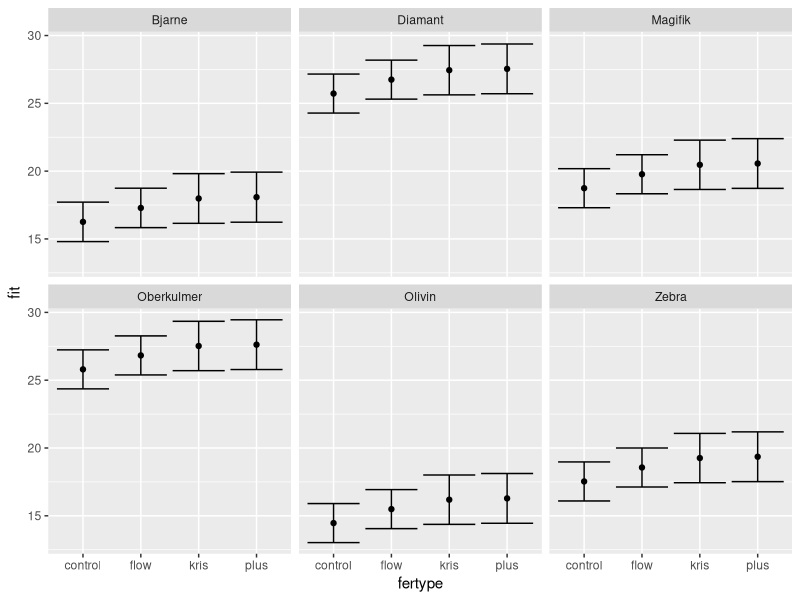

R code for this plot:
## ---- chunk 1
knitr::opts_chunk$set(echo = TRUE)
## ---- chunk 2
rm(list = ls(all = TRUE)) # Clear all objects from the memory (good idea to start all scripts with this).
wheat = read.csv("wheatlings_bio2150_F18.csv", stringsAsFactors = TRUE)

C10 = wheat[wheat$conc %in% c("C10","C0"),]
summary(C10)
with(C10, table(student_gr, fertype))
with(C10, table(variety, fertype))
## ---- chunk 3
# Fitting alternative models

fit_int_sg = lm(length ~ variety*fertype + student_gr, C10)
fit_ad_sg = lm(length ~ variety + fertype + student_gr, C10)
fit_int = lm(length ~ variety*fertype, C10)
fit_ad = lm(length ~ variety + fertype, C10)

model_tab = AIC(fit_int_sg, fit_ad_sg, fit_int, fit_ad)

model_tab$n_parameters = c(
  length(coef(fit_int_sg)),
  length(coef(fit_ad_sg)),
  length(coef(fit_int)),
  length(coef(fit_ad))
) + 1 # + 1 because the residual standard deviation is not included in the vector given by coef()

model_tab$r_sq = c(
  summary(fit_int_sg)$r.squared,
  summary(fit_ad_sg)$r.squared,
  summary(fit_int)$r.squared,
  summary(fit_ad)$r.squared
)

model_tab$adj_r_sq = c(
  summary(fit_int_sg)$adj.r.squared,
  summary(fit_ad_sg)$adj.r.squared,
  summary(fit_int)$adj.r.squared,
  summary(fit_ad)$adj.r.squared
)

n = nrow(wheat)
k = model_tab$n_parameters
model_tab$AICc = model_tab$AIC + (2*k^2+2*k)/(n-k-1)

model_tab[order(model_tab$AICc),]

summary(fit_ad_sg)
## ---- chunk 4
summary(fit_ad)
## ---- chunk 5
Newdata = expand.grid(variety = unique(C10$variety), fertype = unique(C10$fertype), student_gr = "gr_9")
Pred = cbind(Newdata, predict(fit_ad_sg, newdata = Newdata, interval = "confidence"))

library(ggplot2)
ggplot(data = Pred, aes(x=fertype, y=fit)) +
    geom_point() +
    geom_errorbar(aes(ymin=lwr, ymax=upr)) +
    facet_wrap(~variety)
## ---- chunk 6
(point_est = coef(fit_ad_sg)["fertypeplus"])
se = sqrt(vcov(fit_ad_sg)["fertypeplus", "fertypeplus"])

# 95% confidence interval
point_est + c(-2,2)*se
## ---- chunk 7
confint(fit_ad_sg)["fertypeplus",]
## ---- chunk 8
est = coef(fit_ad_sg)

# Point estimate of difference:
est["fertypeplus"] - est["fertypeflow"]

# contrast vector
x = rep(0, length(est))
names(x) = names(est)
x["fertypeflow"] = -1
x["fertypeplus"] = 1

# point estimate (check)
(point_estimate = coef(fit_ad_sg) %*% x)

# standard error
SE = sqrt(x %*% vcov(fit_ad_sg) %*% x)

# 95% confidence interval
point_estimate[1,1] + c(-2,2)*SE[1,1]
## ---- chunk 9
beta = coef(fit_ad_sg)
Sigma = vcov(fit_ad_sg)

# For Bjarne
(est = beta[9]/(beta[1] + beta[20])*100)
x = rep(0, length(beta))
x[1] = x[20] = -100*beta[9]/(beta[1] + beta[20])^2 
x[9] = 100/(beta[1] + beta[20])
se = sqrt(x %*% Sigma %*% x)
# Approximate 95% c.i.
est + c(-2,2)*se[1,1]

# For Oberkulmer
(est = beta[9]/(beta[1]+ beta[4] + beta[20])*100)
x = rep(0, length(beta))
x[1] = x[4] = x[20] = -100*beta[9]/(beta[1] + beta[4] + beta[20])^2 
x[9] = 100/(beta[1] + beta[4] + beta[20])
se = sqrt(x %*% Sigma %*% x)
# Approximate 95% c.i.
est + c(-2,2)*se[1,1]
